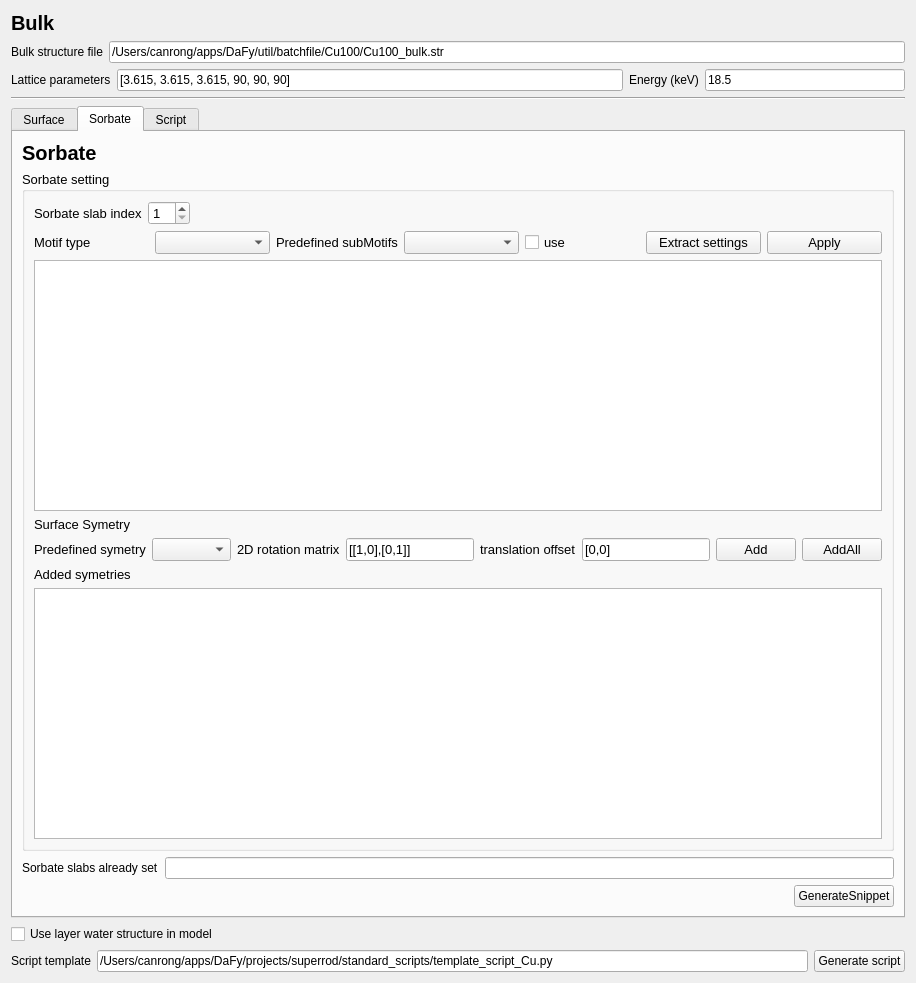
<?xml version="1.0" encoding="UTF-8"?>
<ui version="4.0">
 <class>Dialog</class>
 <widget class="QDialog" name="Dialog">
  <property name="geometry">
   <rect>
    <x>0</x>
    <y>0</y>
    <width>916</width>
    <height>983</height>
   </rect>
  </property>
  <property name="windowTitle">
   <string>Dialog</string>
  </property>
  <layout class="QVBoxLayout" name="verticalLayout_2">
   <item>
    <widget class="QLabel" name="label_6">
     <property name="font">
      <font>
       <pointsize>15</pointsize>
       <weight>75</weight>
       <bold>true</bold>
      </font>
     </property>
     <property name="text">
      <string>Bulk</string>
     </property>
    </widget>
   </item>
   <item>
    <layout class="QHBoxLayout" name="horizontalLayout">
     <item>
      <widget class="QLabel" name="label">
       <property name="text">
        <string>Bulk structure file</string>
       </property>
      </widget>
     </item>
     <item>
      <widget class="QLineEdit" name="lineEdit_bulk">
       <property name="text">
        <string>/Users/canrong/apps/DaFy/util/batchfile/Cu100/Cu100_bulk.str</string>
       </property>
      </widget>
     </item>
    </layout>
   </item>
   <item>
    <layout class="QHBoxLayout" name="horizontalLayout_2">
     <item>
      <widget class="QLabel" name="label_3">
       <property name="text">
        <string>Lattice parameters</string>
       </property>
      </widget>
     </item>
     <item>
      <widget class="QLineEdit" name="lineEdit_lattice">
       <property name="text">
        <string>[3.615, 3.615, 3.615, 90, 90, 90]</string>
       </property>
      </widget>
     </item>
     <item>
      <widget class="QLabel" name="label_8">
       <property name="text">
        <string>Energy (keV)</string>
       </property>
      </widget>
     </item>
     <item>
      <widget class="QLineEdit" name="lineEdit_E">
       <property name="maximumSize">
        <size>
         <width>200</width>
         <height>10000</height>
        </size>
       </property>
       <property name="text">
        <string>18.5</string>
       </property>
      </widget>
     </item>
    </layout>
   </item>
   <item>
    <widget class="Line" name="line">
     <property name="orientation">
      <enum>Qt::Horizontal</enum>
     </property>
    </widget>
   </item>
   <item>
    <widget class="QTabWidget" name="tabWidget">
     <property name="currentIndex">
      <number>1</number>
     </property>
     <widget class="QWidget" name="tab">
      <attribute name="title">
       <string>Surface</string>
      </attribute>
      <layout class="QVBoxLayout" name="verticalLayout_3">
       <item>
        <widget class="QLabel" name="label_2">
         <property name="font">
          <font>
           <pointsize>15</pointsize>
           <weight>75</weight>
           <bold>true</bold>
          </font>
         </property>
         <property name="text">
          <string>Surface slabs</string>
         </property>
        </widget>
       </item>
       <item>
        <layout class="QHBoxLayout" name="horizontalLayout_3">
         <item>
          <widget class="QLabel" name="label_4">
           <property name="text">
            <string>folder</string>
           </property>
          </widget>
         </item>
         <item>
          <widget class="QLineEdit" name="lineEdit_folder_suface">
           <property name="text">
            <string>/Users/canrong/apps/DaFy/util/batchfile/Cu100</string>
           </property>
          </widget>
         </item>
         <item>
          <widget class="QLabel" name="label_5">
           <property name="text">
            <string>files</string>
           </property>
          </widget>
         </item>
         <item>
          <widget class="QLineEdit" name="lineEdit_files_surface">
           <property name="text">
            <string>Cu100_surface_1.str</string>
           </property>
          </widget>
         </item>
         <item>
          <widget class="QPushButton" name="pushButton_extract_surface">
           <property name="text">
            <string>Extract</string>
           </property>
          </widget>
         </item>
        </layout>
       </item>
       <item>
        <widget class="QSplitter" name="splitter">
         <property name="orientation">
          <enum>Qt::Vertical</enum>
         </property>
         <widget class="QTableView" name="tableView_surface_slabs"/>
         <widget class="GLViewWidget_cum" name="widget_structure" native="true">
          <property name="minimumSize">
           <size>
            <width>0</width>
            <height>100</height>
           </size>
          </property>
         </widget>
        </widget>
       </item>
       <item>
        <layout class="QHBoxLayout" name="horizontalLayout_7">
         <item>
          <widget class="QPushButton" name="pushButton_draw_structure">
           <property name="text">
            <string>DrawStructure</string>
           </property>
          </widget>
         </item>
         <item>
          <spacer name="horizontalSpacer">
           <property name="orientation">
            <enum>Qt::Horizontal</enum>
           </property>
           <property name="sizeHint" stdset="0">
            <size>
             <width>40</width>
             <height>20</height>
            </size>
           </property>
          </spacer>
         </item>
         <item>
          <widget class="QSpinBox" name="spinBox_pan_pixel">
           <property name="minimum">
            <number>-100</number>
           </property>
           <property name="maximum">
            <number>100</number>
           </property>
           <property name="value">
            <number>10</number>
           </property>
          </widget>
         </item>
         <item>
          <widget class="QCheckBox" name="checkBox_y">
           <property name="text">
            <string>y</string>
           </property>
          </widget>
         </item>
         <item>
          <widget class="QCheckBox" name="checkBox_x">
           <property name="text">
            <string>x</string>
           </property>
           <property name="checked">
            <bool>true</bool>
           </property>
          </widget>
         </item>
         <item>
          <widget class="QCheckBox" name="checkBox_z">
           <property name="text">
            <string>z</string>
           </property>
          </widget>
         </item>
         <item>
          <widget class="QPushButton" name="pushButton_pan">
           <property name="text">
            <string>pan</string>
           </property>
          </widget>
         </item>
        </layout>
       </item>
       <item>
        <layout class="QHBoxLayout" name="horizontalLayout_11">
         <item>
          <spacer name="horizontalSpacer_6">
           <property name="orientation">
            <enum>Qt::Horizontal</enum>
           </property>
           <property name="sizeHint" stdset="0">
            <size>
             <width>40</width>
             <height>20</height>
            </size>
           </property>
          </spacer>
         </item>
         <item>
          <widget class="QPushButton" name="pushButton_generate_script_surface">
           <property name="text">
            <string>GenerateSnippet</string>
           </property>
          </widget>
         </item>
        </layout>
       </item>
      </layout>
     </widget>
     <widget class="QWidget" name="Sorbate">
      <attribute name="title">
       <string>Sorbate</string>
      </attribute>
      <layout class="QVBoxLayout" name="verticalLayout_4">
       <item>
        <widget class="QLabel" name="label_7">
         <property name="font">
          <font>
           <pointsize>15</pointsize>
           <weight>75</weight>
           <bold>true</bold>
          </font>
         </property>
         <property name="text">
          <string>Sorbate</string>
         </property>
        </widget>
       </item>
       <item>
        <widget class="QGroupBox" name="groupBox">
         <property name="font">
          <font>
           <pointsize>10</pointsize>
          </font>
         </property>
         <property name="title">
          <string>Sorbate setting</string>
         </property>
         <layout class="QVBoxLayout" name="verticalLayout">
          <item>
           <layout class="QHBoxLayout" name="horizontalLayout_6">
            <item>
             <widget class="QLabel" name="label_10">
              <property name="text">
               <string>Sorbate slab index</string>
              </property>
             </widget>
            </item>
            <item>
             <widget class="QSpinBox" name="spinBox_sorbate_index">
              <property name="minimum">
               <number>1</number>
              </property>
             </widget>
            </item>
            <item>
             <spacer name="horizontalSpacer_2">
              <property name="orientation">
               <enum>Qt::Horizontal</enum>
              </property>
              <property name="sizeHint" stdset="0">
               <size>
                <width>40</width>
                <height>20</height>
               </size>
              </property>
             </spacer>
            </item>
           </layout>
          </item>
          <item>
           <layout class="QHBoxLayout" name="horizontalLayout_5">
            <item>
             <widget class="QLabel" name="label_9">
              <property name="text">
               <string>Motif type</string>
              </property>
             </widget>
            </item>
            <item>
             <widget class="QComboBox" name="comboBox_motif_types"/>
            </item>
            <item>
             <widget class="QLabel" name="label_18">
              <property name="text">
               <string>Predefined subMotifs</string>
              </property>
             </widget>
            </item>
            <item>
             <widget class="QComboBox" name="comboBox_predefined_subMotifs"/>
            </item>
            <item>
             <widget class="QCheckBox" name="checkBox_use_predefined">
              <property name="text">
               <string>use</string>
              </property>
             </widget>
            </item>
            <item>
             <widget class="QPushButton" name="pushButton_make_setting_table">
              <property name="text">
               <string>Extract settings</string>
              </property>
             </widget>
            </item>
            <item>
             <widget class="QPushButton" name="pushButton_apply_setting">
              <property name="text">
               <string>Apply</string>
              </property>
             </widget>
            </item>
           </layout>
          </item>
          <item>
           <widget class="QTableView" name="tableView_sorbate_setting"/>
          </item>
          <item>
           <widget class="QLabel" name="label_13">
            <property name="text">
             <string>Surface Symetry</string>
            </property>
           </widget>
          </item>
          <item>
           <layout class="QHBoxLayout" name="horizontalLayout_10">
            <item>
             <widget class="QLabel" name="label_14">
              <property name="text">
               <string>Predefined symetry</string>
              </property>
             </widget>
            </item>
            <item>
             <widget class="QComboBox" name="comboBox_predefined_symmetry"/>
            </item>
            <item>
             <widget class="QLabel" name="label_15">
              <property name="text">
               <string>2D rotation matrix</string>
              </property>
             </widget>
            </item>
            <item>
             <widget class="QLineEdit" name="lineEdit_2d_rotation_matrix">
              <property name="text">
               <string>[[1,0],[0,1]]</string>
              </property>
             </widget>
            </item>
            <item>
             <widget class="QLabel" name="label_16">
              <property name="text">
               <string>translation offset</string>
              </property>
             </widget>
            </item>
            <item>
             <widget class="QLineEdit" name="lineEdit_translation_offset">
              <property name="text">
               <string>[0,0]</string>
              </property>
             </widget>
            </item>
            <item>
             <widget class="QPushButton" name="pushButton_add_symmetry">
              <property name="text">
               <string>Add</string>
              </property>
             </widget>
            </item>
            <item>
             <widget class="QPushButton" name="pushButton_add_all">
              <property name="text">
               <string>AddAll</string>
              </property>
             </widget>
            </item>
           </layout>
          </item>
          <item>
           <widget class="QLabel" name="label_17">
            <property name="text">
             <string>Added symetries</string>
            </property>
           </widget>
          </item>
          <item>
           <widget class="QTextEdit" name="textEdit_symmetries"/>
          </item>
         </layout>
        </widget>
       </item>
       <item>
        <layout class="QHBoxLayout" name="horizontalLayout_4">
         <item>
          <widget class="QLabel" name="label_11">
           <property name="text">
            <string>Sorbate slabs already set</string>
           </property>
          </widget>
         </item>
         <item>
          <widget class="QLineEdit" name="lineEdit_sorbate_set"/>
         </item>
        </layout>
       </item>
       <item>
        <layout class="QHBoxLayout" name="horizontalLayout_12">
         <item>
          <spacer name="horizontalSpacer_7">
           <property name="orientation">
            <enum>Qt::Horizontal</enum>
           </property>
           <property name="sizeHint" stdset="0">
            <size>
             <width>40</width>
             <height>20</height>
            </size>
           </property>
          </spacer>
         </item>
         <item>
          <widget class="QPushButton" name="pushButton_generate_script_sorbate">
           <property name="text">
            <string>GenerateSnippet</string>
           </property>
          </widget>
         </item>
        </layout>
       </item>
      </layout>
     </widget>
     <widget class="QWidget" name="Script">
      <attribute name="title">
       <string>Script</string>
      </attribute>
      <layout class="QVBoxLayout" name="verticalLayout_5">
       <item>
        <widget class="QCodeEditor" name="plainTextEdit_script">
         <property name="plainText">
          <string>import numpy as np</string>
         </property>
        </widget>
       </item>
       <item>
        <layout class="QHBoxLayout" name="horizontalLayout_13">
         <item>
          <spacer name="horizontalSpacer_8">
           <property name="orientation">
            <enum>Qt::Horizontal</enum>
           </property>
           <property name="sizeHint" stdset="0">
            <size>
             <width>40</width>
             <height>20</height>
            </size>
           </property>
          </spacer>
         </item>
         <item>
          <widget class="QPushButton" name="pushButton_transfer_script">
           <property name="text">
            <string>Transfer</string>
           </property>
          </widget>
         </item>
        </layout>
       </item>
      </layout>
     </widget>
    </widget>
   </item>
   <item>
    <widget class="QCheckBox" name="checkBox">
     <property name="text">
      <string>Use layer water structure in model</string>
     </property>
    </widget>
   </item>
   <item>
    <layout class="QHBoxLayout" name="horizontalLayout_9">
     <item>
      <widget class="QLabel" name="label_12">
       <property name="text">
        <string>Script template</string>
       </property>
      </widget>
     </item>
     <item>
      <widget class="QLineEdit" name="lineEdit_template_script">
       <property name="text">
        <string>/Users/canrong/apps/DaFy/projects/superrod/standard_scripts/template_script_Cu.py</string>
       </property>
      </widget>
     </item>
     <item>
      <widget class="QPushButton" name="pushButton_generate_full_script">
       <property name="text">
        <string>Generate script</string>
       </property>
      </widget>
     </item>
    </layout>
   </item>
  </layout>
 </widget>
 <customwidgets>
  <customwidget>
   <class>QCodeEditor</class>
   <extends>QPlainTextEdit</extends>
   <header>code_editor.h</header>
  </customwidget>
  <customwidget>
   <class>GLViewWidget_cum</class>
   <extends>QWidget</extends>
   <header>glview.h</header>
   <container>1</container>
  </customwidget>
 </customwidgets>
 <resources/>
 <connections/>
</ui>
